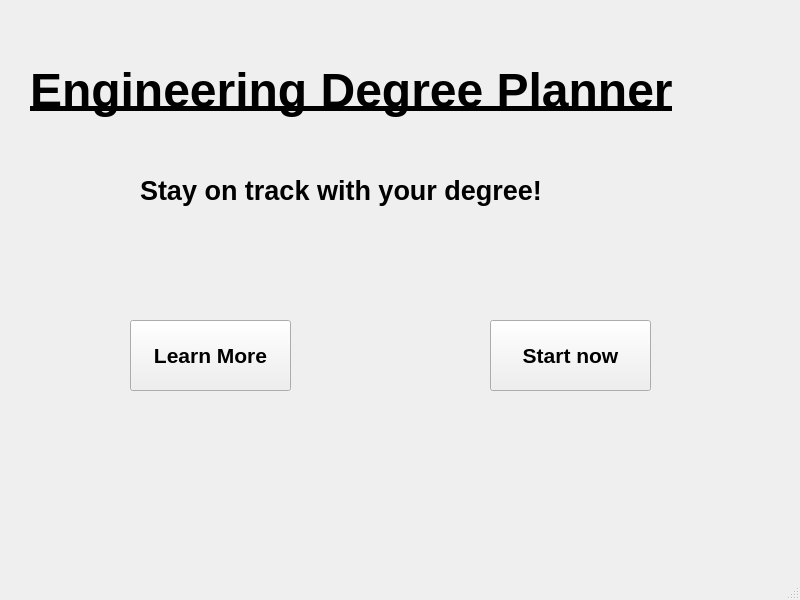
<?xml version="1.0" encoding="UTF-8"?>
<ui version="4.0">
 <class>MainWindow</class>
 <widget class="QMainWindow" name="MainWindow">
  <property name="geometry">
   <rect>
    <x>0</x>
    <y>0</y>
    <width>800</width>
    <height>600</height>
   </rect>
  </property>
  <property name="windowTitle">
   <string>MainWindow</string>
  </property>
  <widget class="QWidget" name="centralwidget">
   <widget class="QLabel" name="label">
    <property name="geometry">
     <rect>
      <x>30</x>
      <y>40</y>
      <width>871</width>
      <height>101</height>
     </rect>
    </property>
    <property name="font">
     <font>
      <pointsize>36</pointsize>
      <weight>75</weight>
      <bold>true</bold>
      <underline>true</underline>
     </font>
    </property>
    <property name="text">
     <string>Engineering Degree Planner</string>
    </property>
   </widget>
   <widget class="QPushButton" name="startNow">
    <property name="geometry">
     <rect>
      <x>490</x>
      <y>320</y>
      <width>161</width>
      <height>71</height>
     </rect>
    </property>
    <property name="font">
     <font>
      <pointsize>16</pointsize>
      <weight>75</weight>
      <bold>true</bold>
     </font>
    </property>
    <property name="text">
     <string>Start now</string>
    </property>
   </widget>
   <widget class="QLabel" name="label_2">
    <property name="geometry">
     <rect>
      <x>140</x>
      <y>110</y>
      <width>551</width>
      <height>161</height>
     </rect>
    </property>
    <property name="font">
     <font>
      <pointsize>20</pointsize>
      <weight>75</weight>
      <bold>true</bold>
     </font>
    </property>
    <property name="text">
     <string>Stay on track with your degree!</string>
    </property>
   </widget>
   <widget class="QPushButton" name="learnMore">
    <property name="geometry">
     <rect>
      <x>130</x>
      <y>320</y>
      <width>161</width>
      <height>71</height>
     </rect>
    </property>
    <property name="font">
     <font>
      <pointsize>16</pointsize>
      <weight>75</weight>
      <bold>true</bold>
     </font>
    </property>
    <property name="text">
     <string>Learn More</string>
    </property>
   </widget>
  </widget>
  <widget class="QMenuBar" name="menubar">
   <property name="geometry">
    <rect>
     <x>0</x>
     <y>0</y>
     <width>800</width>
     <height>21</height>
    </rect>
   </property>
  </widget>
  <widget class="QStatusBar" name="statusbar"/>
 </widget>
 <resources/>
 <connections/>
</ui>
